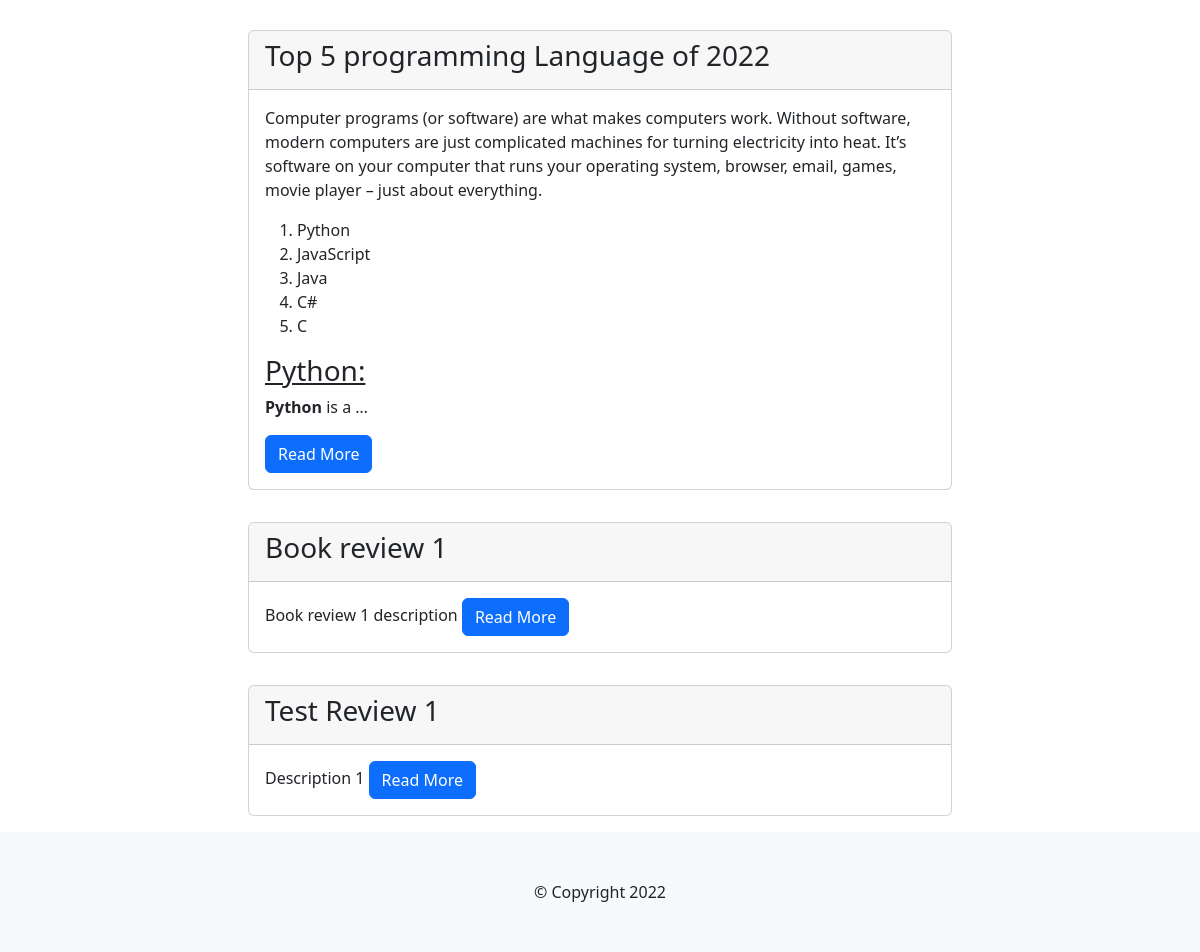
The page /blog/ (lower part) on the database as committed earlier.
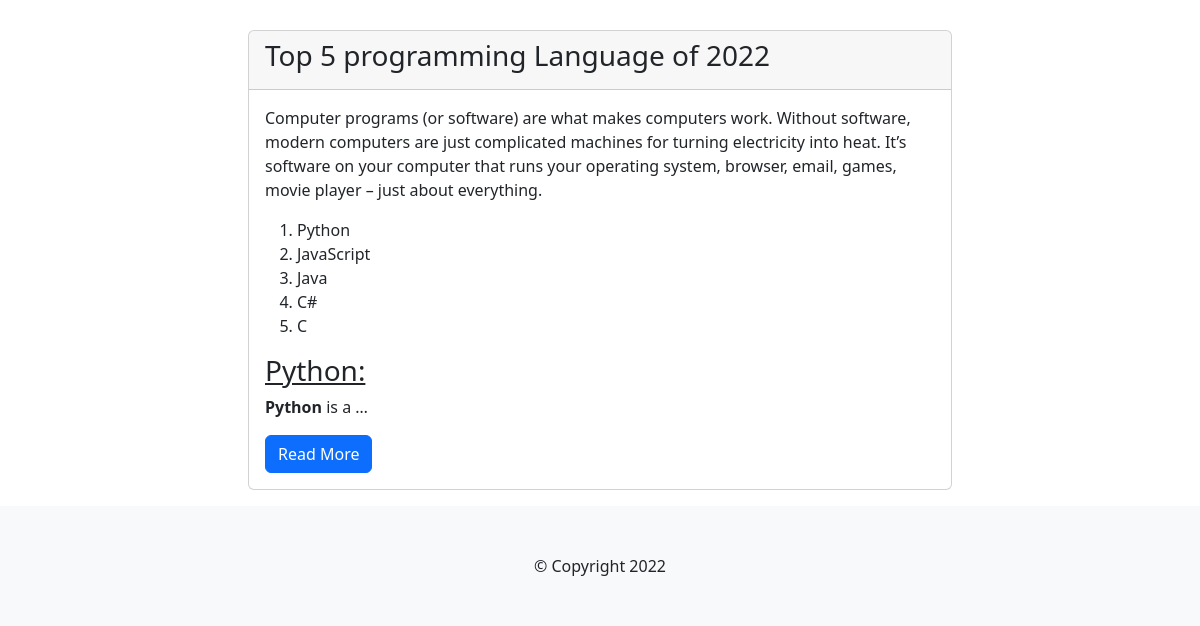
The same page on the database as committed later.
### blog/models.py (models this page shows, shortened)
class Blog(models.Model):
    category = models.ForeignKey(Category, on_delete=models.CASCADE)
    title = models.CharField(max_length=1000)
    description = RichTextField()
    published_at = models.DateTimeField(auto_now_add=True)
    publish = models.BooleanField(default=True)
    video_link = models.CharField(max_length=1000, blank=True)

### blog/views.py (the view)
# urls.py: path('', views.blogs, name="all_blogs"),
def blogs(request):
    blogs = Blog.objects.filter(publish=True).order_by('-id')
    context = {
        'blogs': blogs
    }
    return render(request, 'blog/blogs.html', context)

### templates/blog/blogs.html
{% extends 'base.html' %}
{% block body %}
<div class="container">
    <div class="row">
        {% for blog in blogs %}
            <div class="col-md-8 mx-auto">
                <div class="card m-3">
                    <div class="card-header">
                        <h3>{{blog.title}}</h3>
                    </div>
                    <div class="card-body">
                        {{blog.description|safe | truncatewords_html:50}}
                        <a href="{% url 'blog_details' blog.id %}" class="btn btn-primary">Read More</a>
                    </div>
                </div>
            </div>
        {% endfor %}
    </div>
</div>
{% endblock body %}

Rows that differ between the two databases and show on the page:
no longer on this page (row edited): Blog: title "Book review 1", description "Book review 1 description"
no longer on this page (row edited): Blog: title "Test Review 1", description "Description 1"
